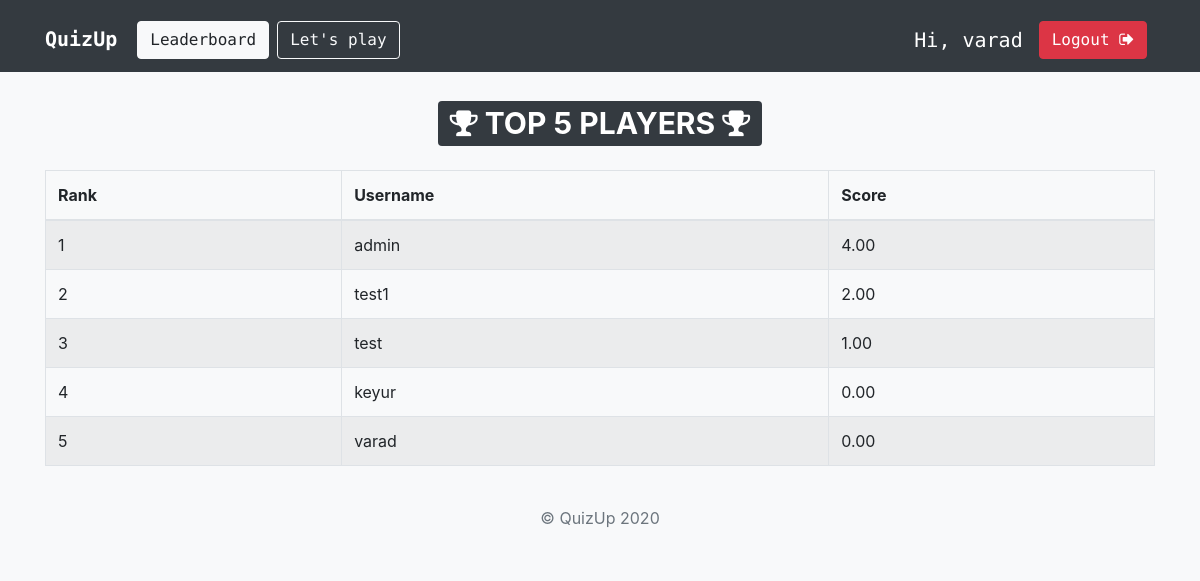
Page /leaderboard/ (signed in) on the committed database.
### quiz/models.py (models this page shows, shortened)
class QuizProfile(TimeStampedModel):
    user = models.ForeignKey(User, on_delete=models.CASCADE)
    total_score = models.DecimalField(gettext('Total Score'), default=0, decimal_places=2, max_digits=10)

### quiz/views.py (the view)
# urls.py: path('leaderboard/', views.leaderboard, name='leaderboard'),
def leaderboard(request):
    top_quiz_profiles = QuizProfile.objects.order_by('-total_score')[:500]
    total_count = top_quiz_profiles.count()
    context = {
        'top_quiz_profiles': top_quiz_profiles,
        'total_count': total_count,
    }
    return render(request, 'quiz/leaderboard.html', context=context)

### templates/quiz/leaderboard.html (shortened to what this page needs)
{% extends 'base.html' %}
{% block body %}
<div class="container">
    <h1 class="text-center my-4">
        <span class="badge badge-dark">
            <i class="fa fa-trophy" aria-hidden="true"></i> TOP {{ total_count }} PLAYERS <i class="fa fa-trophy" aria-hidden="true"></i>
        </span>
    </h1>
    <table class="table table-striped table-bordered">
        <thead>
            <tr>
                <th>Rank</th>
                <th>Username</th>
                <th>Score</th>
            </tr>
        </thead>
        <tbody>
            {% for quiz_profile in top_quiz_profiles %}
            <tr>
                <td>{{ forloop.counter }}</td>
                <td>{{ quiz_profile.user.username }}</td>
                <td>{{ quiz_profile.total_score }}</td>
            </tr>
            {% endfor %}
        </tbody>
    </table>
</div>
{% endblock body %}

### templates/base.html (shortened to what this page needs)
<!doctype html>
<html lang="en">
<head>
    <link rel="stylesheet" href="https://maxcdn.bootstrapcdn.com/bootstrap/4.0.0/css/bootstrap.min.css">
    <link rel="stylesheet" href="https://stackpath.bootstrapcdn.com/font-awesome/4.7.0/css/font-awesome.min.css">
</head>
<body class="bg-light">
    <nav class="navbar navbar-expand-md navbar-dark bg-dark">
        <div class="container">
            <h1><a href="{% url 'index' %}" class="navbar-brand">
            <strong>QuizUp</strong></a></h1>
            <div class="collapse navbar-collapse">
                {% if request.user.is_active %}
                <a href="{% url 'leaderboard' %}" class="btn btn-light mt-2 mx-1">Leaderboard</a>
                <a href="{% url 'play' %}" class="btn btn-outline-light mt-2 mx-1">Let's play</a>
                {% else %}
                <a href="{% url 'leaderboard' %}" class="btn btn-outline-light mt-2 mx-1">Leaderboard</a>
                {% endif %}
            </div>
            {% if user.is_authenticated %}
            <div class="collapse navbar-collapse justify-content-end" id="navbar">
                {% if request.user.is_active %}
                <h5 class="text-white mt-3 mx-2">Hi, {{ request.user.username }}</h5>
                <a href="{% url 'logout' %}" class="btn btn-danger mt-2 mx-2"> Logout <i class="fa fa-sign-out" aria-hidden="true"></i></a>
                {% else %}
                <a href="{% url 'login' %}" class="btn btn-light mt-2"><i class="fa fa-sign-in" aria-hidden="true"></i> Log In</a>
                {% endif %}
            </div>
            {% else %}
                <form class="form-inline ml-auto">
                <a href="{% url 'login' %}" class="btn btn-outline-light">Log in</a>
                <a href="{% url 'signup' %}" class="btn btn-light ml-2">Sign up</a>
                </form>
            {% endif %}
        </div>
    </nav>
    {% block body %}
    {% endblock body %}
    <footer class="bg-light text-muted py-0">
        <div class="container py-4">
            <ul class="list-inline mb-0 text-center">
                <li class="list-inline-item">&copy; QuizUp 2020</li>
            </ul>
        </div>
    </footer>
</body>
</html>

### templates/base.html (style rules this page uses)
.navbar { font-family: 'Source Code Pro', monospace; }

### rows in the picture
QuizProfile: user.username "admin", total_score "4.00"
QuizProfile: user.username "test1", total_score "2.00"
QuizProfile: user.username "test", total_score "1.00"
QuizProfile: user.username "keyur", total_score "0.00"
QuizProfile: user.username "varad", total_score "0.00"

### other values in the picture
{{ request.user.username }} "varad"
{{ total_count }} "5"
